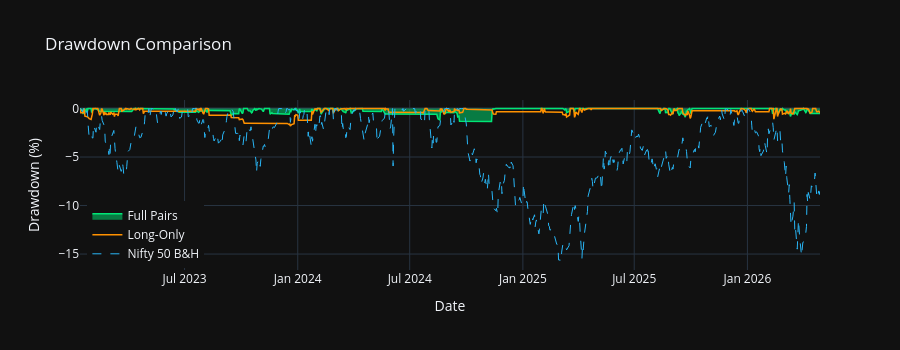

The code cell stored with this chart in its notebook:
### Markdown cell above
## Drawdown comparison

### Code cell
def drawdown_series(equity):
    peak = equity.cummax()
    return (equity - peak) / peak

fig = go.Figure()

fig.add_trace(go.Scatter(
    x=full_equity.index, y=drawdown_series(full_equity) * 100,
    name="Full Pairs", fill="tozeroy",
    line=dict(color="#00e676", width=1.5)
))

fig.add_trace(go.Scatter(
    x=long_equity.index, y=drawdown_series(long_equity) * 100,
    name="Long-Only",
    line=dict(color="#ff9100", width=1.5)
))

fig.add_trace(go.Scatter(
    x=nifty_equity.index, y=drawdown_series(nifty_equity) * 100,
    name="Nifty 50 B&H",
    line=dict(color="#29b6f6", width=1, dash="dash")
))

fig.update_layout(
    title="Drawdown Comparison",
    xaxis_title="Date", yaxis_title="Drawdown (%)",
    template="plotly_dark", height=350,
    hovermode="x unified",
    legend=dict(yanchor="bottom", y=0.01, xanchor="left", x=0.01)
)
fig.show()

### Figure 1 — Plotly figure (JSON) as saved in the notebook; plotly's stock layout.template omitted (floating-point values rounded to 4 significant figures; data arrays with more than 128 entries replaced by an {"elided": "..."} marker saying what was removed)
{"data": [{"fill": "tozeroy", "line": {"color": "#00e676", "width": 1.5}, "name": "Full Pairs", "type": "scatter", "x": {"elided": "811 str values"}, "y": {"elided": "811 float values"}}, {"line": {"color": "#ff9100", "width": 1.5}, "name": "Long-Only", "type": "scatter", "x": {"elided": "811 str values"}, "y": {"elided": "811 float values"}}, {"line": {"color": "#29b6f6", "dash": "dash", "width": 1}, "name": "Nifty 50 B&H", "type": "scatter", "x": {"elided": "810 str values"}, "y": {"elided": "810 float values"}}], "layout": {"height": 350, "hovermode": "x unified", "legend": {"x": 0.01, "xanchor": "left", "y": 0.01, "yanchor": "bottom"}, "title": {"text": "Drawdown Comparison"}, "xaxis": {"title": {"text": "Date"}}, "yaxis": {"title": {"text": "Drawdown (%)"}}}}
